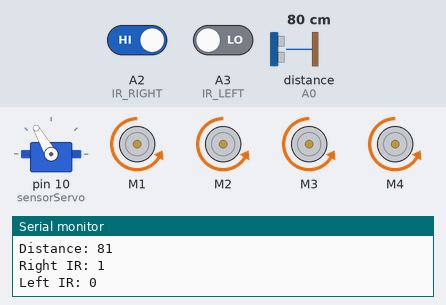
Recording of a sketch running on a simulated Arduino Uno, built with avr-gcc and run on an emulated ATmega328P. Shown: servo, 4 × DC motor (green arrow = forward, orange = backward, longer = faster), the last lines printed to the serial monitor. The inputs (shaded band) are chosen by the test bench; at power-on: distance to the obstacle (sensor on A0) 80 cm, A3 (IR_LEFT) LOW, A2 (IR_RIGHT) HIGH. The echo pulse lasts 58.3 µs per cm.

Above: at 1.2 s.
1.3 s: distance to the obstacle (sensor on A0) set to 12 cm
2.8 s: distance to the obstacle (sensor on A0) set to 9 cm
At 3.3 s:
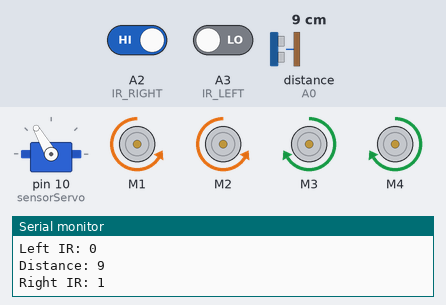
4.3 s: distance to the obstacle (sensor on A0) set to 18 cm
At 5.1 s:
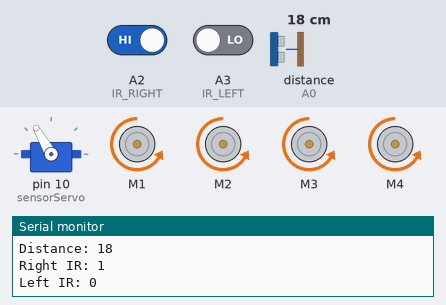
5.8 s: A3 (IR_LEFT) driven HIGH
At 7.1 s:
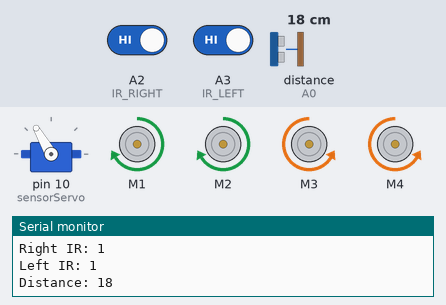
7.4 s: A2 (IR_RIGHT) driven LOW
At 8.3 s:
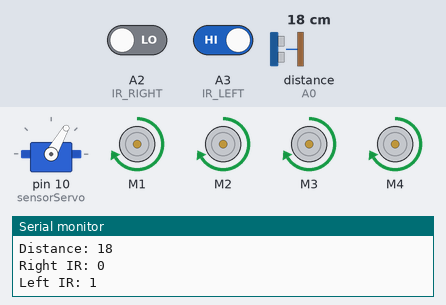
8.9 s: A2 (IR_RIGHT) driven HIGH
At 10.2 s:
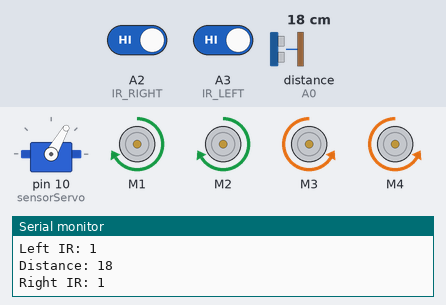
Timing chart, 0 to 11.5 s (numbered marks = the images above; inputs shaded):
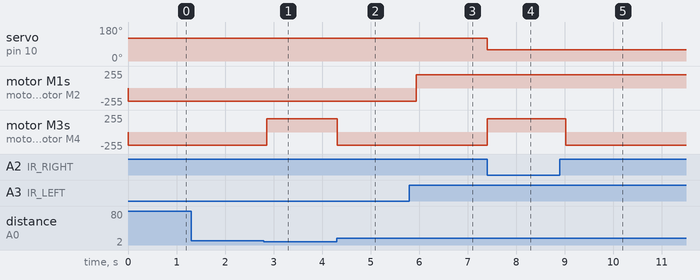

Measured:
- the behaviour switches between 11 and 10 cm on distance to the obstacle (sensor on A0) (found by bisection; images 0 and 1)
- after the input at 2.8 s, motor M3, motor M4: backward 200/255 → forward 200/255 after 0.06 s
- after the input at 4.3 s, motor M3, motor M4: forward 200/255 → backward 200/255 at once
- after the input at 5.8 s, motor M1, motor M2: backward 200/255 → forward 200/255 after 0.14 s
- after the input at 7.4 s, servo on pin 10 (sensorServo): 120° → 60° at once; motor M3, motor M4: backward 200/255 → forward 200/255 at once
- after the input at 8.9 s, motor M3, motor M4: forward 200/255 → backward 200/255 after 0.13 s

The sketch:

Follow_Me_Robot.ino
```cpp
#include <NewPing.h>
#include <Servo.h>
#include <AFMotor.h>

// Sensor pins
#define TRIG_PIN A1
#define ECHO_PIN A0
#define IR_RIGHT A2
#define IR_LEFT A3
#define MAX_DISTANCE 200

unsigned int distance = 0;
unsigned int Right_Value = 0;
unsigned int Left_Value = 0;

// Ultrasonic sensor
NewPing sonar(TRIG_PIN, ECHO_PIN, MAX_DISTANCE);

// Servo for sensors
Servo sensorServo;
int servoPos = 90; // start at center
int servoDir = 1;  // for sweeping direction control

// Motor setup (HW-130)
AF_DCMotor Motor1(1, MOTOR12_1KHZ);
AF_DCMotor Motor2(2, MOTOR12_1KHZ);
AF_DCMotor Motor3(3, MOTOR34_1KHZ);
AF_DCMotor Motor4(4, MOTOR34_1KHZ);

void setup() {
  Serial.begin(9600);

  // Attach servo to pin 10 (serv1)
  sensorServo.attach(10);
  sensorServo.write(servoPos);

  pinMode(IR_RIGHT, INPUT);
  pinMode(IR_LEFT, INPUT);
}

// Function to move forward
void moveForward(int spd = 200) {
  Motor1.setSpeed(spd); Motor1.run(FORWARD);
  Motor2.setSpeed(spd); Motor2.run(FORWARD);
  Motor3.setSpeed(spd); Motor3.run(BACKWARD);
  Motor4.setSpeed(spd); Motor4.run(BACKWARD);
}

// Function to move backward
void moveBackward(int spd = 200) {
  Motor1.setSpeed(spd); Motor1.run(BACKWARD);
  Motor2.setSpeed(spd); Motor2.run(BACKWARD);
  Motor3.setSpeed(spd); Motor3.run(FORWARD);
  Motor4.setSpeed(spd); Motor4.run(FORWARD);
}

// Function to stop
void stopAll() {
  Motor1.run(RELEASE);
  Motor2.run(RELEASE);
  Motor3.run(RELEASE);
  Motor4.run(RELEASE);
}

// Function to turn left
void turnLeft(int spd = 200) {
  Motor1.setSpeed(spd); Motor1.run(BACKWARD);
  Motor2.setSpeed(spd); Motor2.run(BACKWARD);
  Motor3.setSpeed(spd); Motor3.run(BACKWARD);
  Motor4.setSpeed(spd); Motor4.run(BACKWARD);
}

// Function to turn right
void turnRight(int spd = 200) {
  Motor1.setSpeed(spd); Motor1.run(FORWARD);
  Motor2.setSpeed(spd); Motor2.run(FORWARD);
  Motor3.setSpeed(spd); Motor3.run(FORWARD);
  Motor4.setSpeed(spd); Motor4.run(FORWARD);
}

// Function to sweep servo slowly between 60°–120°
void sweepServo() {
  servoPos += servoDir;
  if (servoPos >= 120 || servoPos <= 60) {
    servoDir = -servoDir;
  }
  sensorServo.write(servoPos);
}

void loop() {
  // Read sensors
  distance = sonar.ping_cm();
  if (distance == 0) distance = MAX_DISTANCE; // no echo → far away
  Right_Value = digitalRead(IR_RIGHT);
  Left_Value = digitalRead(IR_LEFT);

  Serial.print("Distance: "); Serial.println(distance);
  Serial.print("Right IR: "); Serial.println(Right_Value);
  Serial.print("Left IR: "); Serial.println(Left_Value);

   // ---------------------------
  // Decision Logic
  // ---------------------------

  // Too close → Move Backward + Servo Scan
  if (distance <= 10) {
    moveBackward(200);
    //sweepServo();  // scan while reversing
  }
  // Human detected in range → Move Forward + Servo Scan
  else if ((distance > 10) && (distance < 30) && Right_Value == 1 && Left_Value == 1) {
    moveForward(200);
    //sweepServo();  // scan while moving forward
  }
  // Turn RIGHT (Right IR blocked)  ✅ FIXED
  else if (Right_Value == 0 && Left_Value == 1) {
    turnRight(200);
    sensorServo.write(60);  // look right
    delay(150);
  }
  // Turn LEFT (Left IR blocked) ✅ FIXED
  else if (Right_Value == 1 && Left_Value == 0) {
    turnLeft(200);
    sensorServo.write(120); // look left
    delay(150);
  }
  // No human detected → Stop + Center servo
  else if (distance > 20) {
    stopAll();
    sensorServo.write(90);
  }


  delay(50);
}
```
